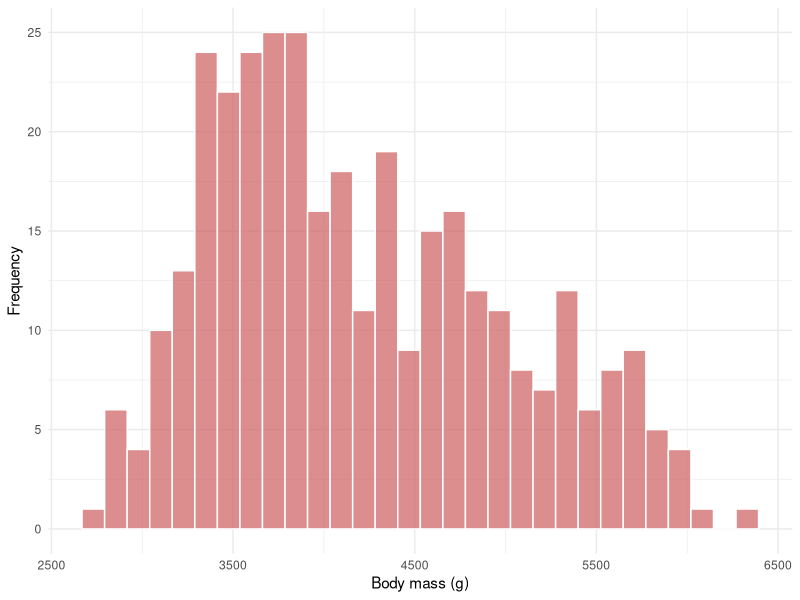
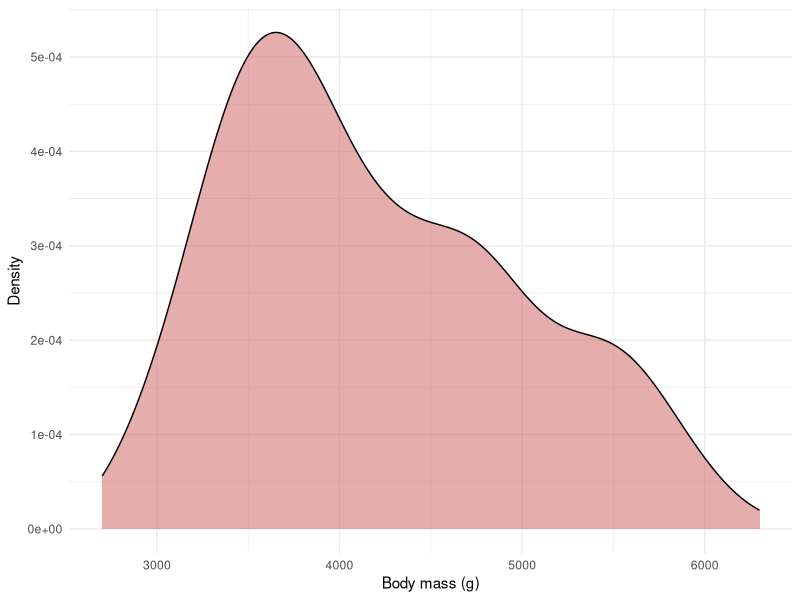
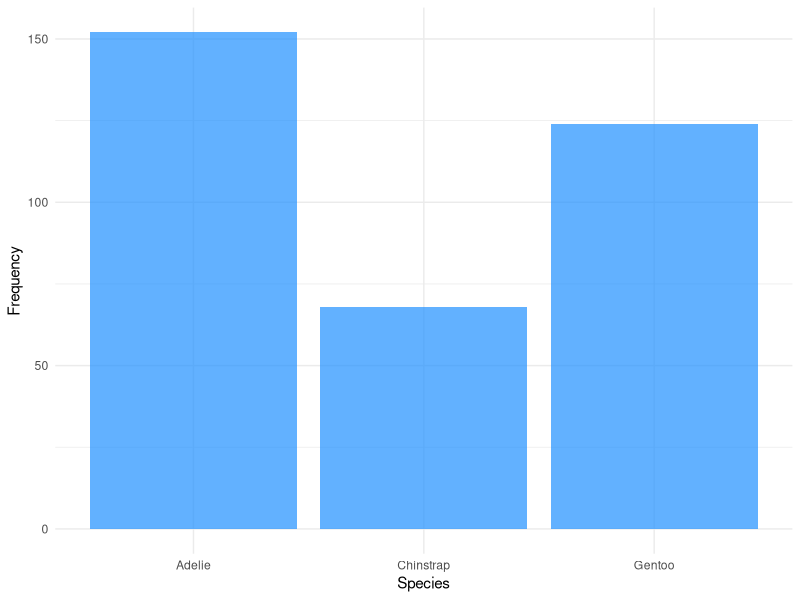
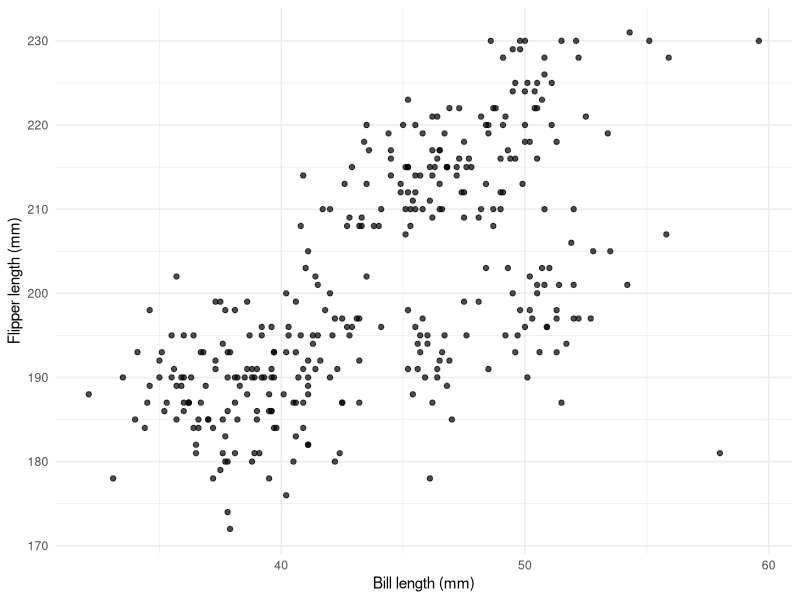
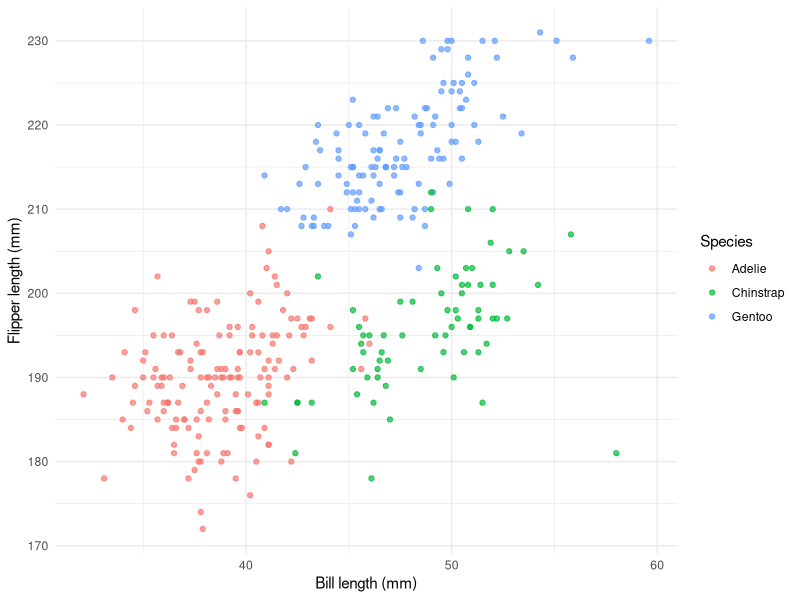
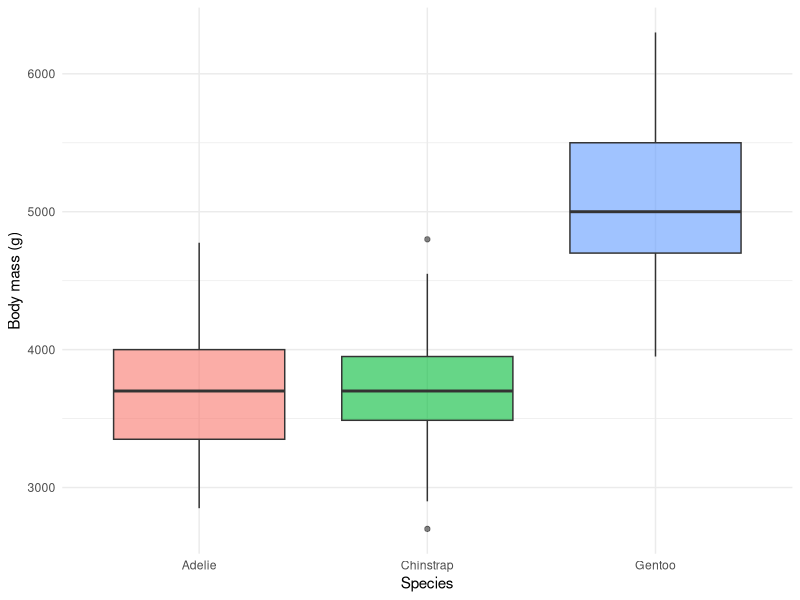
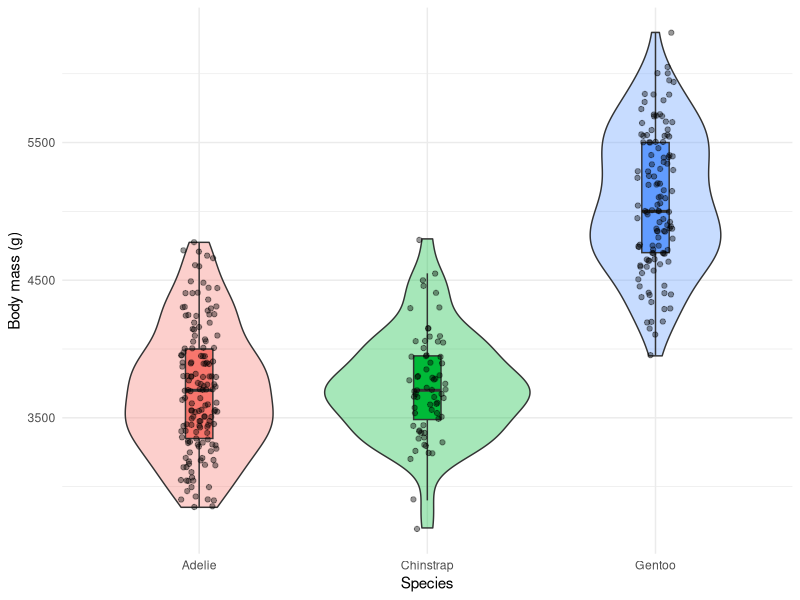
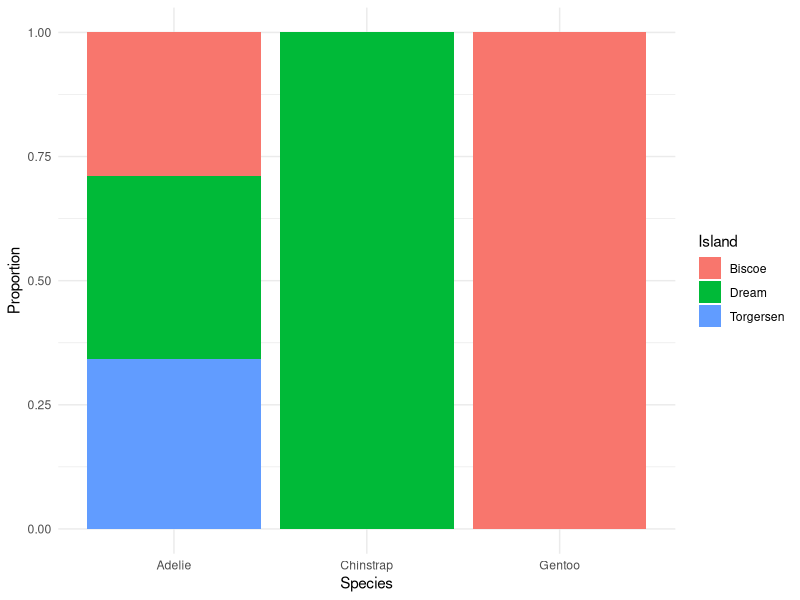

The R script that drew these images, in order:
## ---- chunk 1
#| include: false

library(tidyverse)
library(kableExtra)

if (requireNamespace("palmerpenguins", quietly = TRUE)) {
  library(palmerpenguins)
}
## ---- chunk 2
penguins <- palmerpenguins::penguins

glimpse(penguins)
## ---- chunk 3
head(penguins)
## ---- chunk 4
dim(penguins)
## ---- chunk 5
names(penguins)
## ---- chunk 6
penguins |>
  count(species)
## ---- chunk 7
penguins |>
  count(island)
## ---- chunk 8
# Write your code here

## ---- chunk 9
penguins |>
  summarise(
    mean_body_mass = mean(body_mass_g, na.rm = TRUE),
    median_body_mass = median(body_mass_g, na.rm = TRUE),
    sd_body_mass = sd(body_mass_g, na.rm = TRUE)
  )
## ---- chunk 10
# Write your code here

## ---- chunk 11
penguins |>
  group_by(species) |>
  summarise(
    mean_body_mass = mean(body_mass_g, na.rm = TRUE),
    median_body_mass = median(body_mass_g, na.rm = TRUE),
    sd_body_mass = sd(body_mass_g, na.rm = TRUE)
  )
## ---- chunk 12
# Write your code here

## ---- chunk 13
ggplot(penguins, aes(x = body_mass_g)) +
  geom_histogram(
    bins = 30,
    fill = "indianred",
    color = "white",
    alpha = 0.7
  ) +
  labs(
    x = "Body mass (g)",
    y = "Frequency"
  ) +
  theme_minimal()
## ---- chunk 14
# Write your code here

## ---- chunk 15
ggplot(penguins, aes(x = body_mass_g)) +
  geom_density(fill = "indianred", alpha = 0.5) +
  labs(
    x = "Body mass (g)",
    y = "Density"
  ) +
  theme_minimal()
## ---- chunk 16
# Write your code here

## ---- chunk 17
ggplot(penguins, aes(x = species)) +
  geom_bar(fill = "dodgerblue", alpha = 0.7) +
  labs(
    x = "Species",
    y = "Frequency"
  ) +
  theme_minimal()
## ---- chunk 18
# Write your code here

## ---- chunk 19
ggplot(
  penguins,
  aes(x = bill_length_mm, y = flipper_length_mm)
) +
  geom_point(alpha = 0.7) +
  labs(
    x = "Bill length (mm)",
    y = "Flipper length (mm)"
  ) +
  theme_minimal()
## ---- chunk 20
ggplot(
  penguins,
  aes(x = bill_length_mm, y = flipper_length_mm, colour = species)
) +
  geom_point(alpha = 0.7) +
  labs(
    x = "Bill length (mm)",
    y = "Flipper length (mm)",
    colour = "Species"
  ) +
  theme_minimal()
## ---- chunk 21
# Write your code here

## ---- chunk 22
penguins |>
  drop_na(species, body_mass_g) |>
  ggplot(aes(x = species, y = body_mass_g, fill = species)) +
  geom_boxplot(alpha = 0.6, show.legend = FALSE) +
  labs(
    x = "Species",
    y = "Body mass (g)"
  ) +
  theme_minimal()
## ---- chunk 23
# Write your code here

## ---- chunk 24
penguins |>
  drop_na(species, body_mass_g) |>
  ggplot(aes(x = species, y = body_mass_g, fill = species)) +
  geom_violin(alpha = 0.35, show.legend = FALSE) +
  geom_boxplot(width = 0.12, outlier.shape = NA, show.legend = FALSE) +
  geom_jitter(width = 0.08, alpha = 0.4, show.legend = FALSE) +
  labs(
    x = "Species",
    y = "Body mass (g)"
  ) +
  theme_minimal()
## ---- chunk 25
penguins |>
  drop_na(species, island) |>
  count(species, island)
## ---- chunk 26
penguins |>
  drop_na(species, island) |>
  count(species, island) |>
  group_by(species) |>
  mutate(row_profile = n / sum(n))
## ---- chunk 27
# Write your code here

## ---- chunk 28
penguins |>
  drop_na(species, island) |>
  ggplot(aes(x = species, fill = island)) +
  geom_bar(position = "fill") +
  labs(
    x = "Species",
    y = "Proportion",
    fill = "Island"
  ) +
  theme_minimal()
## ---- chunk 29
# Write your code here

## ---- chunk 30
texts <- tibble::tribble(
  ~doc_id, ~field, ~text,
  1, "engineering", "The structure was tested under dynamic stress and material fatigue.",
  2, "engineering", "Mechanical systems require models of vibration, load and failure.",
  3, "engineering", "Sensors collect signals from machines under stress and vibration.",
  4, "sport", "Training load, recovery and fatigue affect athletic performance.",
  5, "sport", "Injury prevention requires monitoring intensity and recovery.",
  6, "sport", "Athletes improve performance through training, recovery and adaptation.",
  7, "economics", "Innovation and sustainability influence firms, markets and management.",
  8, "economics", "Firms compete in markets through strategy, investment and innovation.",
  9, "economics", "Management decisions affect costs, productivity and sustainability.",
  10, "humanities", "Texts, sources and contexts shape historical interpretation.",
  11, "humanities", "Archives preserve documents, memories and cultural heritage.",
  12, "humanities", "Interpretation depends on language, context and historical sources."
)

texts |>
  kbl() |>
  kable_styling(full_width = FALSE)
## ---- chunk 31
if (requireNamespace("tidytext", quietly = TRUE)) {
  library(tidytext)
}

tokens_raw <- texts |>
  tidytext::unnest_tokens(word, text)

tokens_raw |>
  slice_head(n = 15)
## ---- chunk 32
tokens <- tokens_raw |>
  anti_join(tidytext::stop_words, by = "word")

tokens |>
  count(word, sort = TRUE)
## ---- chunk 33
tokens |>
  count(word, sort = TRUE) |>
  slice_max(n, n = 15) |>
  ggplot(aes(x = n, y = reorder(word, n))) +
  geom_col(fill = "indianred", alpha = 0.7) +
  labs(
    x = "Frequency",
    y = NULL
  ) +
  theme_minimal()
## ---- chunk 34
# Write your code here

## ---- chunk 35
tokens |>
  count(field, word, sort = TRUE) |>
  group_by(field) |>
  slice_max(n, n = 5, with_ties = FALSE) |>
  ungroup() |>
  ggplot(aes(n, tidytext::reorder_within(word, n, field))) +
  geom_col(fill = "indianred", alpha = 0.7) +
  facet_wrap(~ field, scales = "free_y") +
  tidytext::scale_y_reordered() +
  labs(
    x = "Frequency",
    y = NULL
  ) +
  theme_minimal()
## ---- chunk 36
document_term_matrix <- tokens |>
  count(doc_id, word) |>
  pivot_wider(
    names_from = word,
    values_from = n,
    values_fill = 0
  )

document_term_matrix |>
  select(1:min(10, ncol(document_term_matrix))) |>
  kbl() |>
  kable_styling(full_width = FALSE)
## ---- chunk 37
#| eval: !expr requireNamespace("wordcloud", quietly = TRUE)

library(wordcloud)

tokens |>
  count(word, sort = TRUE) |>
  with(
    wordcloud(
      words = word,
      freq = n,
      max.words = 50,
      min.freq = 1,
      random.order = FALSE,
      scale = c(3.5, 0.8)
    )
  )
## ---- chunk 38
students <- tibble::tribble(
  ~student_id, ~name, ~programme,
  1, "Anna", "Engineering",
  2, "Marco", "Education/Sport",
  3, "Sara", "Economics/Management",
  4, "Luca", "Humanities"
)

projects <- tibble::tribble(
  ~student_id, ~topic,
  1, "Sensor data",
  2, "Training load",
  3, "Firm innovation",
  5, "Archival sources"
)

students
projects
## ---- chunk 39
students |>
  inner_join(projects, by = "student_id")
## ---- chunk 40
students |>
  left_join(projects, by = "student_id")
## ---- chunk 41
students |>
  anti_join(projects, by = "student_id")
## ---- chunk 42
projects |>
  anti_join(students, by = "student_id")
